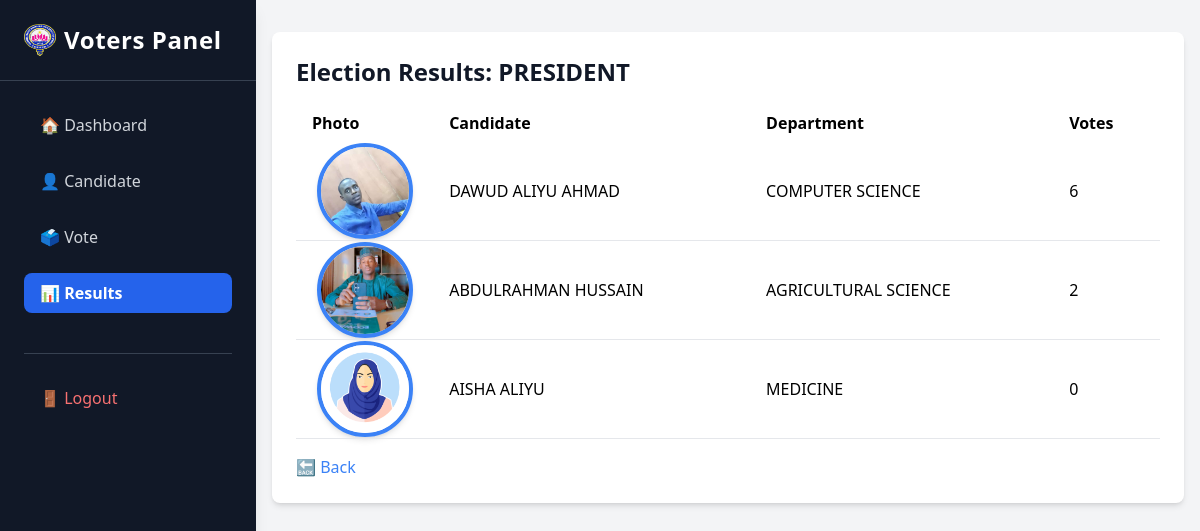
The app's page /results/10/ (signed in) with its own data.
### maaun/models.py (models this page shows, shortened)
class Position(models.Model):
    name = models.CharField(max_length=100)
    election = models.ForeignKey(Election, on_delete=models.CASCADE, related_name="positions")
    class Meta:
        unique_together = ('name', 'election')  # Prevents duplicate positions under the same election

class Candidate(models.Model):
    first_name = models.CharField(max_length=255)
    last_name = models.CharField(max_length=255)
    department = models.CharField(max_length=255)
    reg_no = models.CharField(max_length=15, unique=True)
    position = models.ForeignKey('Position', on_delete=models.CASCADE, related_name="candidates")
    avater = models.ImageField(null= True, default="avater.png")
    created = models.DateTimeField(auto_now_add=True)

### maaun/views.py (the view)
# urls.py: path('results/<int:position_id>/', views.results_detail, name='results_detail'),
@voter_login_required
def results_detail(request, position_id):
    position = get_object_or_404(Position, id=position_id)
    candidates = Candidate.objects.filter(position=position)
    results_data = []
    for candidate in candidates:
        vote_count = Vote.objects.filter(candidate=candidate, position=position).count()
        results_data.append({
            'candidate': candidate,
            'vote_count': vote_count,
        })
    results_data = sorted(results_data, key=lambda x: x['vote_count'], reverse=True)
    context = {
        'position': position,
        'results': results_data,
    }
    return render(request, 'maaun/results_detail.html', context)

### maaun/views.py (called while the page is built)
def voter_login_required(view_func):
    @wraps(view_func)
    def _wrapped_view(request, *args, **kwargs):
        if "voter_id" not in request.session:
            return redirect("my-login")
        return view_func(request, *args, **kwargs)
    return _wrapped_view

### maaun/templates/maaun/results_detail.html (shortened to what this page needs)
{%load static%}
<html lang="en">
<head>
    <script src="https://cdn.tailwindcss.com"></script>
</head>
<body class="bg-gray-100">
    <div class="flex">
        {% include 'maaun/v-Sidebar.html' %}
        <main class="lg:ml-64 p-4 w-full">
            <div class="bg-white shadow-md rounded-lg p-6 mt-4">
                <h1 class="text-2xl font-bold text-gray-900 mb-4">Election Results: {{ position.name|upper }}</h1>
                <table class="w-full text-left">
                    <thead>
                        <tr>
                            <th class="py-2 px-4">Photo</th>
                            <th class="py-2 px-4">Candidate</th>
                            <th class="py-2 px-4">Department</th>
                            <th class="py-2 px-4">Votes</th>
                        </tr>
                    </thead>
                    <tbody>
                        {% for result in results %}
                        <tr class="border-b">
                            <td ><img src="{{ result.candidate.avater.url}}" alt="Candidate Photo" class="w-24 h-24 object-cover rounded-full mx-auto border-4 border-blue-500 shadow-md"></td>
                            <td class="py-2 px-4">{{ result.candidate.first_name|upper }} {{ result.candidate.last_name|upper }}</td>
                            <td class="py-2 px-4">{{ result.candidate.department|upper }}</td>
                            <td class="py-2 px-4">{{ result.vote_count }}</td>
                        </tr>
                        {% endfor %}
                    </tbody>
                </table>
                <a href="{% url 'results' %}" class="block mt-4 text-blue-500 hover:underline">🔙 Back</a>
            </div>
        </main>
    </div>
</body>
</html>

### records on screen
Position: name "PRESIDENT"
Candidate: candidate.avater (picture), candidate.first_name "DAWUD ALIYU", candidate.last_name "AHMAD", candidate.department "COMPUTER SCIENCE", vote_count "6"
Candidate: candidate.avater (picture), candidate.first_name "ABDULRAHMAN", candidate.last_name "HUSSAIN", candidate.department "AGRICULTURAL SCIENCE", vote_count "2"
Candidate: candidate.avater (picture), candidate.first_name "AISHA", candidate.last_name "ALIYU", candidate.department "MEDICINE", vote_count "0"
